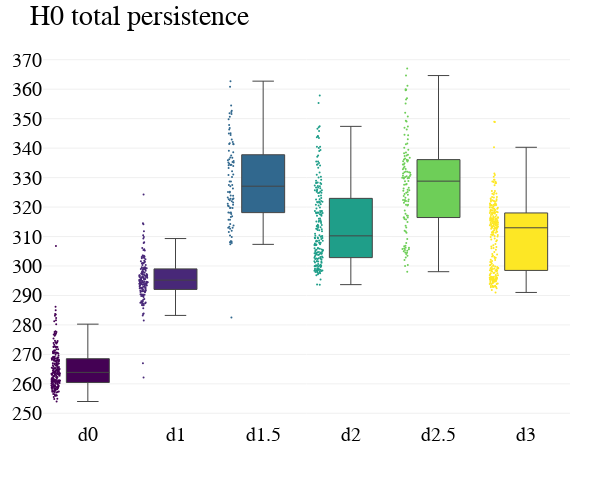

Here is the notebook cell this chart was saved with:
### Code cell
import plotly
import plotly.graph_objects as go
xx = x_h0_tp.copy()
x_data = ['d0','d1','d1.5','d2','d2.5','d3']
y_data = []
for i in range(len(unique_times)):
    tmp_idx = np.where(times==unique_times[i])[0]
    y_data.append(xx[tmp_idx])
colors = list( np.array(px.colors.sequential.Viridis)[np.array([0,1,3,5,7,9])] )

fig = go.Figure()

for xd, yd, cls in zip(x_data, y_data, colors):
        fig.add_trace(go.Box(
            y=yd,
            name=xd,
            boxpoints='all',
            jitter=0.2,
            whiskerwidth=0.5,
            fillcolor=cls,
            marker={'color':cls},
            line={'color':'#444'},
            marker_size=2,
            line_width=1)
        )

fig.update_layout(
    title="H0 total persistence",
    yaxis=dict(
        autorange=True,
        showgrid=True,
        zeroline=True,
        dtick=10,
        gridcolor='rgb(240, 240, 240)',
        gridwidth=1,
        zerolinecolor='rgb(240, 240, 240)',
        zerolinewidth=1.2,
    ),
    margin=dict(
        l=40,
        r=30,
        b=80,
        t=50,
    ),
    width = 600,
    height = 500,
    font=dict(
        family="Arial",
        size=20,
        color="black"
    ),
    paper_bgcolor='rgb(255, 255, 255)',
    plot_bgcolor='rgb(255, 255, 255)',
    showlegend=False
)

fig.show()
fig.write_image("./boxplot_lwph_h0_tp.pdf")

### Figure 1 — Plotly figure (JSON) as saved in the notebook; plotly's stock layout.template omitted (floating-point values rounded to 4 significant figures; data arrays with more than 128 entries replaced by an {"elided": "..."} marker saying what was removed)
{"data": [{"boxpoints": "all", "fillcolor": "#440154", "jitter": 0.2, "line": {"color": "#444", "width": 1}, "marker": {"color": "#440154", "size": 2}, "name": "d0", "type": "box", "whiskerwidth": 0.5, "y": {"elided": "231 float values"}}, {"boxpoints": "all", "fillcolor": "#482878", "jitter": 0.2, "line": {"color": "#444", "width": 1}, "marker": {"color": "#482878", "size": 2}, "name": "d1", "type": "box", "whiskerwidth": 0.5, "y": {"elided": "166 float values"}}, {"boxpoints": "all", "fillcolor": "#31688e", "jitter": 0.2, "line": {"color": "#444", "width": 1}, "marker": {"color": "#31688e", "size": 2}, "name": "d1.5", "type": "box", "whiskerwidth": 0.5, "y": [330.2, 314.2, 307.3, 282.5, 322.9, 313.0, 316.9, 318.1, 325.1, 334.3, 321.1, 312.0, 319.6, 310.4, 331.0, 341.3, 344.4, 328.7, 311.5, 312.6, 322.3, 326.3, 360.8, 330.9, 334.3, 349.8, 318.1, 346.8, 327.4, 313.3, 318.1, 308.4, 327.5, 352.6, 336.7, 308.0, 315.7, 352.3, 351.6, 315.7, 317.6, 345.1, 341.4, 319.8, 342.1, 335.6, 347.9, 342.9, 316.6, 334.2, 322.0, 337.5, 336.8, 345.0, 335.3, 323.3, 328.7, 319.7, 324.9, 351.8, 307.8, 325.2, 309.9, 308.3, 338.6, 332.2, 322.7, 308.2, 320.3, 362.7, 327.1, 333.3, 335.1, 313.0, 335.1, 320.4, 335.9, 321.6, 341.7, 346.3, 333.9, 322.6, 313.8, 322.8, 350.6, 336.2, 320.8, 339.1, 334.7, 323.9, 354.4, 323.8, 341.4]}, {"boxpoints": "all", "fillcolor": "#1f9e89", "jitter": 0.2, "line": {"color": "#444", "width": 1}, "marker": {"color": "#1f9e89", "size": 2}, "name": "d2", "type": "box", "whiskerwidth": 0.5, "y": {"elided": "211 float values"}}, {"boxpoints": "all", "fillcolor": "#6ece58", "jitter": 0.2, "line": {"color": "#444", "width": 1}, "marker": {"color": "#6ece58", "size": 2}, "name": "d2.5", "type": "box", "whiskerwidth": 0.5, "y": [352.0, 364.6, 300.0, 367.0, 359.8, 360.0, 361.2, 356.5, 304.0, 324.4, 317.1, 316.5, 313.0, 305.9, 332.1, 322.4, 322.1, 316.4, 313.6, 318.8, 322.0, 305.2, 317.8, 315.8, 325.7, 322.6, 300.4, 315.0, 325.9, 321.5, 320.8, 304.5, 328.8, 309.1, 305.4, 305.0, 311.2, 298.1, 304.6, 305.6, 315.9, 311.7, 305.7, 303.4, 306.2, 306.7, 306.1, 302.9, 302.1, 306.9, 325.1, 335.5, 333.3, 326.6, 343.0, 341.3, 334.8, 347.4, 327.9, 334.4, 330.6, 331.4, 330.2, 335.7, 331.0, 322.0, 329.8, 330.1, 336.4, 328.8, 311.9, 329.9, 332.9, 325.5, 329.9, 326.3, 333.7, 327.6, 338.3, 341.6, 337.8, 322.4, 337.4, 336.1, 323.2, 330.5, 340.2, 335.8, 334.4, 335.5, 317.0, 336.7, 339.5, 337.5, 323.8, 332.8, 338.5, 336.1, 330.5, 327.6, 320.7, 316.4, 332.0, 349.3, 324.8, 324.2, 359.6, 329.6, 331.8, 344.3, 346.3, 320.5, 350.7, 331.6, 331.8, 346.9, 344.5, 349.1, 356.9, 355.2, 329.8, 307.8]}, {"boxpoints": "all", "fillcolor": "#fde725", "jitter": 0.2, "line": {"color": "#444", "width": 1}, "marker": {"color": "#fde725", "size": 2}, "name": "d3", "type": "box", "whiskerwidth": 0.5, "y": {"elided": "258 float values"}}], "layout": {"font": {"color": "black", "family": "Arial", "size": 20}, "height": 500, "margin": {"b": 80, "l": 40, "r": 30, "t": 50}, "paper_bgcolor": "rgb(255, 255, 255)", "plot_bgcolor": "rgb(255, 255, 255)", "showlegend": false, "title": {"text": "H0 total persistence"}, "width": 600, "yaxis": {"autorange": true, "dtick": 10, "gridcolor": "rgb(240, 240, 240)", "gridwidth": 1, "showgrid": true, "zeroline": true, "zerolinecolor": "rgb(240, 240, 240)", "zerolinewidth": 1.2}}}
